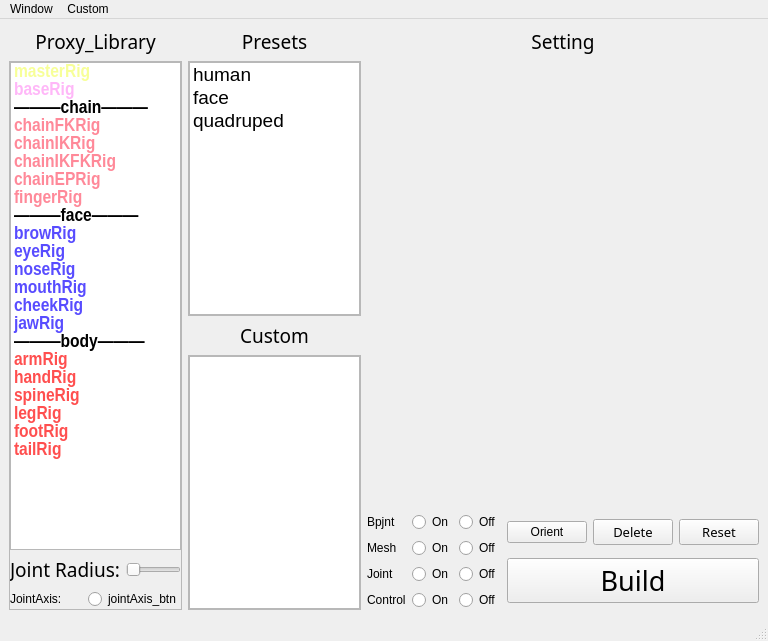
<?xml version="1.0" encoding="UTF-8"?>
<ui version="4.0">
 <class>MainWindow</class>
 <widget class="QMainWindow" name="MainWindow">
  <property name="geometry">
   <rect>
    <x>0</x>
    <y>0</y>
    <width>768</width>
    <height>641</height>
   </rect>
  </property>
  <property name="windowTitle">
   <string>MuZi_BindingSystem</string>
  </property>
  <widget class="QWidget" name="centralwidget">
   <layout class="QGridLayout" name="gridLayout">
    <item row="0" column="0">
     <layout class="QHBoxLayout" name="horizontalLayout">
      <item>
       <layout class="QVBoxLayout" name="proxy_layout">
        <property name="sizeConstraint">
         <enum>QLayout::SetDefaultConstraint</enum>
        </property>
        <item>
         <widget class="QLabel" name="proxy_label">
          <property name="enabled">
           <bool>true</bool>
          </property>
          <property name="sizePolicy">
           <sizepolicy hsizetype="Preferred" vsizetype="Preferred">
            <horstretch>0</horstretch>
            <verstretch>0</verstretch>
           </sizepolicy>
          </property>
          <property name="sizeIncrement">
           <size>
            <width>0</width>
            <height>0</height>
           </size>
          </property>
          <property name="font">
           <font>
            <family>Agency FB</family>
            <pointsize>14</pointsize>
           </font>
          </property>
          <property name="contextMenuPolicy">
           <enum>Qt::DefaultContextMenu</enum>
          </property>
          <property name="layoutDirection">
           <enum>Qt::LeftToRight</enum>
          </property>
          <property name="text">
           <string>Proxy_Library</string>
          </property>
          <property name="alignment">
           <set>Qt::AlignCenter</set>
          </property>
         </widget>
        </item>
        <item>
         <widget class="QScrollArea" name="scrollArea">
          <property name="widgetResizable">
           <bool>true</bool>
          </property>
          <widget class="QWidget" name="scrollAreaWidgetContents">
           <property name="geometry">
            <rect>
             <x>0</x>
             <y>0</y>
             <width>171</width>
             <height>525</height>
            </rect>
           </property>
           <layout class="QGridLayout" name="gridLayout_2">
            <property name="leftMargin">
             <number>0</number>
            </property>
            <property name="topMargin">
             <number>0</number>
            </property>
            <property name="rightMargin">
             <number>0</number>
            </property>
            <property name="bottomMargin">
             <number>0</number>
            </property>
            <item row="0" column="0">
             <layout class="QVBoxLayout" name="verticalLayout_2">
              <item>
               <widget class="QListWidget" name="proxy_widget">
                <property name="sizePolicy">
                 <sizepolicy hsizetype="Preferred" vsizetype="Expanding">
                  <horstretch>0</horstretch>
                  <verstretch>0</verstretch>
                 </sizepolicy>
                </property>
                <property name="baseSize">
                 <size>
                  <width>0</width>
                  <height>0</height>
                 </size>
                </property>
                <property name="font">
                 <font>
                  <family>Arial Narrow</family>
                  <pointsize>14</pointsize>
                  <weight>75</weight>
                  <italic>false</italic>
                  <bold>true</bold>
                 </font>
                </property>
                <property name="mouseTracking">
                 <bool>false</bool>
                </property>
                <property name="focusPolicy">
                 <enum>Qt::StrongFocus</enum>
                </property>
                <property name="layoutDirection">
                 <enum>Qt::LeftToRight</enum>
                </property>
                <property name="autoFillBackground">
                 <bool>false</bool>
                </property>
                <property name="styleSheet">
                 <string notr="true"/>
                </property>
                <property name="lineWidth">
                 <number>0</number>
                </property>
                <property name="autoScroll">
                 <bool>true</bool>
                </property>
                <property name="editTriggers">
                 <set>QAbstractItemView::DoubleClicked|QAbstractItemView::EditKeyPressed</set>
                </property>
                <property name="dragEnabled">
                 <bool>false</bool>
                </property>
                <property name="dragDropOverwriteMode">
                 <bool>false</bool>
                </property>
                <property name="dragDropMode">
                 <enum>QAbstractItemView::NoDragDrop</enum>
                </property>
                <property name="selectionMode">
                 <enum>QAbstractItemView::SingleSelection</enum>
                </property>
                <property name="selectionRectVisible">
                 <bool>false</bool>
                </property>
                <property name="sortingEnabled">
                 <bool>false</bool>
                </property>
                <item>
                 <property name="text">
                  <string>masterRig</string>
                 </property>
                 <property name="foreground">
                  <brush brushstyle="SolidPattern">
                   <color alpha="255">
                    <red>247</red>
                    <green>255</green>
                    <blue>152</blue>
                   </color>
                  </brush>
                 </property>
                </item>
                <item>
                 <property name="text">
                  <string>baseRig</string>
                 </property>
                 <property name="foreground">
                  <brush brushstyle="SolidPattern">
                   <color alpha="255">
                    <red>255</red>
                    <green>183</green>
                    <blue>248</blue>
                   </color>
                  </brush>
                 </property>
                </item>
                <item>
                 <property name="text">
                  <string>———chain———</string>
                 </property>
                 <property name="flags">
                  <set>NoItemFlags</set>
                 </property>
                </item>
                <item>
                 <property name="text">
                  <string>chainFKRig</string>
                 </property>
                 <property name="background">
                  <brush brushstyle="NoBrush">
                   <color alpha="255">
                    <red>0</red>
                    <green>0</green>
                    <blue>0</blue>
                   </color>
                  </brush>
                 </property>
                 <property name="foreground">
                  <brush brushstyle="SolidPattern">
                   <color alpha="255">
                    <red>255</red>
                    <green>137</green>
                    <blue>153</blue>
                   </color>
                  </brush>
                 </property>
                </item>
                <item>
                 <property name="text">
                  <string>chainIKRig</string>
                 </property>
                 <property name="foreground">
                  <brush brushstyle="SolidPattern">
                   <color alpha="255">
                    <red>255</red>
                    <green>137</green>
                    <blue>153</blue>
                   </color>
                  </brush>
                 </property>
                </item>
                <item>
                 <property name="text">
                  <string>chainIKFKRig</string>
                 </property>
                 <property name="font">
                  <font>
                   <kerning>true</kerning>
                  </font>
                 </property>
                 <property name="textAlignment">
                  <set>AlignLeading|AlignVCenter</set>
                 </property>
                 <property name="foreground">
                  <brush brushstyle="SolidPattern">
                   <color alpha="255">
                    <red>255</red>
                    <green>137</green>
                    <blue>153</blue>
                   </color>
                  </brush>
                 </property>
                </item>
                <item>
                 <property name="text">
                  <string>chainEPRig</string>
                 </property>
                 <property name="foreground">
                  <brush brushstyle="SolidPattern">
                   <color alpha="255">
                    <red>255</red>
                    <green>137</green>
                    <blue>153</blue>
                   </color>
                  </brush>
                 </property>
                </item>
                <item>
                 <property name="text">
                  <string>fingerRig</string>
                 </property>
                 <property name="foreground">
                  <brush brushstyle="SolidPattern">
                   <color alpha="255">
                    <red>255</red>
                    <green>137</green>
                    <blue>153</blue>
                   </color>
                  </brush>
                 </property>
                </item>
                <item>
                 <property name="text">
                  <string>———face———</string>
                 </property>
                 <property name="flags">
                  <set>NoItemFlags</set>
                 </property>
                </item>
                <item>
                 <property name="text">
                  <string>browRig</string>
                 </property>
                 <property name="foreground">
                  <brush brushstyle="SolidPattern">
                   <color alpha="255">
                    <red>88</red>
                    <green>76</green>
                    <blue>255</blue>
                   </color>
                  </brush>
                 </property>
                </item>
                <item>
                 <property name="text">
                  <string>eyeRig</string>
                 </property>
                 <property name="foreground">
                  <brush brushstyle="SolidPattern">
                   <color alpha="255">
                    <red>88</red>
                    <green>76</green>
                    <blue>255</blue>
                   </color>
                  </brush>
                 </property>
                </item>
                <item>
                 <property name="text">
                  <string>noseRig</string>
                 </property>
                 <property name="foreground">
                  <brush brushstyle="SolidPattern">
                   <color alpha="255">
                    <red>88</red>
                    <green>76</green>
                    <blue>255</blue>
                   </color>
                  </brush>
                 </property>
                </item>
                <item>
                 <property name="text">
                  <string>mouthRig</string>
                 </property>
                 <property name="foreground">
                  <brush brushstyle="SolidPattern">
                   <color alpha="255">
                    <red>88</red>
                    <green>76</green>
                    <blue>255</blue>
                   </color>
                  </brush>
                 </property>
                </item>
                <item>
                 <property name="text">
                  <string>cheekRig</string>
                 </property>
                 <property name="foreground">
                  <brush brushstyle="SolidPattern">
                   <color alpha="255">
                    <red>88</red>
                    <green>76</green>
                    <blue>255</blue>
                   </color>
                  </brush>
                 </property>
                </item>
                <item>
                 <property name="text">
                  <string>jawRig</string>
                 </property>
                 <property name="foreground">
                  <brush brushstyle="SolidPattern">
                   <color alpha="255">
                    <red>88</red>
                    <green>76</green>
                    <blue>255</blue>
                   </color>
                  </brush>
                 </property>
                </item>
                <item>
                 <property name="text">
                  <string>———body———</string>
                 </property>
                 <property name="flags">
                  <set>NoItemFlags</set>
                 </property>
                </item>
                <item>
                 <property name="text">
                  <string>armRig</string>
                 </property>
                 <property name="foreground">
                  <brush brushstyle="SolidPattern">
                   <color alpha="255">
                    <red>255</red>
                    <green>79</green>
                    <blue>79</blue>
                   </color>
                  </brush>
                 </property>
                </item>
                <item>
                 <property name="text">
                  <string>handRig</string>
                 </property>
                 <property name="foreground">
                  <brush brushstyle="SolidPattern">
                   <color alpha="255">
                    <red>255</red>
                    <green>79</green>
                    <blue>79</blue>
                   </color>
                  </brush>
                 </property>
                </item>
                <item>
                 <property name="text">
                  <string>spineRig</string>
                 </property>
                 <property name="foreground">
                  <brush brushstyle="SolidPattern">
                   <color alpha="255">
                    <red>255</red>
                    <green>79</green>
                    <blue>79</blue>
                   </color>
                  </brush>
                 </property>
                </item>
                <item>
                 <property name="text">
                  <string>legRig</string>
                 </property>
                 <property name="foreground">
                  <brush brushstyle="SolidPattern">
                   <color alpha="255">
                    <red>255</red>
                    <green>79</green>
                    <blue>79</blue>
                   </color>
                  </brush>
                 </property>
                </item>
                <item>
                 <property name="text">
                  <string>footRig</string>
                 </property>
                 <property name="foreground">
                  <brush brushstyle="SolidPattern">
                   <color alpha="255">
                    <red>255</red>
                    <green>79</green>
                    <blue>79</blue>
                   </color>
                  </brush>
                 </property>
                </item>
                <item>
                 <property name="text">
                  <string>tailRig</string>
                 </property>
                 <property name="foreground">
                  <brush brushstyle="SolidPattern">
                   <color alpha="255">
                    <red>255</red>
                    <green>79</green>
                    <blue>79</blue>
                   </color>
                  </brush>
                 </property>
                </item>
               </widget>
              </item>
              <item>
               <layout class="QHBoxLayout" name="horizontalLayout_4">
                <item>
                 <widget class="QLabel" name="jointRadius_label">
                  <property name="font">
                   <font>
                    <family>Agency FB</family>
                    <pointsize>14</pointsize>
                   </font>
                  </property>
                  <property name="text">
                   <string>Joint Radius:</string>
                  </property>
                 </widget>
                </item>
                <item>
                 <widget class="QSlider" name="jointRadius_Slider">
                  <property name="font">
                   <font>
                    <family>Agency FB</family>
                    <pointsize>14</pointsize>
                   </font>
                  </property>
                  <property name="contextMenuPolicy">
                   <enum>Qt::DefaultContextMenu</enum>
                  </property>
                  <property name="layoutDirection">
                   <enum>Qt::LeftToRight</enum>
                  </property>
                  <property name="minimum">
                   <number>1</number>
                  </property>
                  <property name="maximum">
                   <number>50</number>
                  </property>
                  <property name="orientation">
                   <enum>Qt::Horizontal</enum>
                  </property>
                 </widget>
                </item>
               </layout>
              </item>
              <item>
               <layout class="QHBoxLayout" name="horizontalLayout_5">
                <item>
                 <widget class="QLabel" name="jointAxis_label">
                  <property name="text">
                   <string>JointAxis:</string>
                  </property>
                 </widget>
                </item>
                <item>
                 <widget class="QRadioButton" name="radioButton">
                  <property name="text">
                   <string>jointAxis_btn</string>
                  </property>
                 </widget>
                </item>
               </layout>
              </item>
             </layout>
            </item>
           </layout>
          </widget>
         </widget>
        </item>
       </layout>
      </item>
      <item>
       <layout class="QVBoxLayout" name="verticalLayout_3">
        <item>
         <layout class="QVBoxLayout" name="preset_layout">
          <item>
           <widget class="QLabel" name="label">
            <property name="font">
             <font>
              <family>Agency FB</family>
              <pointsize>14</pointsize>
             </font>
            </property>
            <property name="text">
             <string>Presets</string>
            </property>
            <property name="alignment">
             <set>Qt::AlignCenter</set>
            </property>
           </widget>
          </item>
          <item>
           <widget class="QScrollArea" name="scrollArea_2">
            <property name="widgetResizable">
             <bool>true</bool>
            </property>
            <widget class="QWidget" name="scrollAreaWidgetContents_5">
             <property name="geometry">
              <rect>
               <x>0</x>
               <y>0</y>
               <width>169</width>
               <height>250</height>
              </rect>
             </property>
             <layout class="QGridLayout" name="gridLayout_5">
              <property name="leftMargin">
               <number>0</number>
              </property>
              <property name="topMargin">
               <number>0</number>
              </property>
              <property name="rightMargin">
               <number>0</number>
              </property>
              <property name="bottomMargin">
               <number>0</number>
              </property>
              <item row="0" column="0">
               <widget class="QListWidget" name="preset_widget">
                <property name="font">
                 <font>
                  <pointsize>14</pointsize>
                 </font>
                </property>
                <property name="styleSheet">
                 <string notr="true"/>
                </property>
                <property name="selectionMode">
                 <enum>QAbstractItemView::SingleSelection</enum>
                </property>
                <property name="selectionRectVisible">
                 <bool>false</bool>
                </property>
                <item>
                 <property name="text">
                  <string>human</string>
                 </property>
                </item>
                <item>
                 <property name="text">
                  <string>face</string>
                 </property>
                </item>
                <item>
                 <property name="text">
                  <string>quadruped</string>
                 </property>
                </item>
               </widget>
              </item>
             </layout>
            </widget>
           </widget>
          </item>
         </layout>
        </item>
        <item>
         <layout class="QVBoxLayout" name="custom_layout">
          <item>
           <widget class="QLabel" name="custom_label">
            <property name="font">
             <font>
              <family>Agency FB</family>
              <pointsize>14</pointsize>
             </font>
            </property>
            <property name="text">
             <string>Custom</string>
            </property>
            <property name="alignment">
             <set>Qt::AlignCenter</set>
            </property>
           </widget>
          </item>
          <item>
           <widget class="QScrollArea" name="scrollArea_3">
            <property name="widgetResizable">
             <bool>true</bool>
            </property>
            <widget class="QWidget" name="scrollAreaWidgetContents_3">
             <property name="geometry">
              <rect>
               <x>0</x>
               <y>0</y>
               <width>169</width>
               <height>250</height>
              </rect>
             </property>
             <property name="sizePolicy">
              <sizepolicy hsizetype="Preferred" vsizetype="Preferred">
               <horstretch>0</horstretch>
               <verstretch>0</verstretch>
              </sizepolicy>
             </property>
             <layout class="QGridLayout" name="gridLayout_4">
              <property name="leftMargin">
               <number>0</number>
              </property>
              <property name="topMargin">
               <number>0</number>
              </property>
              <property name="rightMargin">
               <number>0</number>
              </property>
              <property name="bottomMargin">
               <number>0</number>
              </property>
              <item row="1" column="0">
               <widget class="QListWidget" name="custom_widget">
                <property name="sizePolicy">
                 <sizepolicy hsizetype="Expanding" vsizetype="Expanding">
                  <horstretch>0</horstretch>
                  <verstretch>0</verstretch>
                 </sizepolicy>
                </property>
                <property name="font">
                 <font>
                  <family>Arial Narrow</family>
                  <pointsize>14</pointsize>
                 </font>
                </property>
                <property name="editTriggers">
                 <set>QAbstractItemView::AnyKeyPressed|QAbstractItemView::DoubleClicked|QAbstractItemView::EditKeyPressed</set>
                </property>
                <property name="dragEnabled">
                 <bool>true</bool>
                </property>
                <property name="dragDropOverwriteMode">
                 <bool>true</bool>
                </property>
                <property name="dragDropMode">
                 <enum>QAbstractItemView::InternalMove</enum>
                </property>
               </widget>
              </item>
             </layout>
            </widget>
           </widget>
          </item>
         </layout>
        </item>
       </layout>
      </item>
      <item>
       <layout class="QVBoxLayout" name="setting_layout">
        <item>
         <layout class="QVBoxLayout" name="verticalLayout_4">
          <item>
           <widget class="QLabel" name="label_3">
            <property name="font">
             <font>
              <family>Agency FB</family>
              <pointsize>14</pointsize>
             </font>
            </property>
            <property name="text">
             <string>Setting</string>
            </property>
            <property name="alignment">
             <set>Qt::AlignCenter</set>
            </property>
           </widget>
          </item>
          <item>
           <widget class="QStackedWidget" name="setting_stack">
            <widget class="QWidget" name="Page1">
             <layout class="QVBoxLayout" name="set_layout">
              <property name="topMargin">
               <number>9</number>
              </property>
              <property name="bottomMargin">
               <number>9</number>
              </property>
             </layout>
            </widget>
           </widget>
          </item>
         </layout>
        </item>
        <item>
         <layout class="QVBoxLayout" name="verticalLayout">
          <property name="spacing">
           <number>6</number>
          </property>
          <item>
           <layout class="QHBoxLayout" name="horizontalLayout_3">
            <item>
             <layout class="QVBoxLayout" name="verticalLayout_5">
              <item>
               <layout class="QHBoxLayout" name="horizontalLayout_8">
                <item>
                 <widget class="QLabel" name="bpjnt_label">
                  <property name="layoutDirection">
                   <enum>Qt::LeftToRight</enum>
                  </property>
                  <property name="text">
                   <string>Bpjnt</string>
                  </property>
                 </widget>
                </item>
                <item>
                 <widget class="QRadioButton" name="bpjnt_on_radio">
                  <property name="text">
                   <string>On</string>
                  </property>
                 </widget>
                </item>
                <item>
                 <widget class="QRadioButton" name="bpjnt_off_radio">
                  <property name="text">
                   <string>Off</string>
                  </property>
                 </widget>
                </item>
               </layout>
              </item>
              <item>
               <layout class="QHBoxLayout" name="horizontalLayout_7">
                <item>
                 <widget class="QLabel" name="mesh_label">
                  <property name="text">
                   <string>Mesh</string>
                  </property>
                 </widget>
                </item>
                <item>
                 <widget class="QRadioButton" name="mesh_on_radio">
                  <property name="text">
                   <string>On</string>
                  </property>
                 </widget>
                </item>
                <item>
                 <widget class="QRadioButton" name="mesh_off_radio">
                  <property name="text">
                   <string>Off</string>
                  </property>
                 </widget>
                </item>
               </layout>
              </item>
              <item>
               <layout class="QHBoxLayout" name="horizontalLayout_6">
                <item>
                 <widget class="QLabel" name="joint_label">
                  <property name="text">
                   <string>Joint</string>
                  </property>
                 </widget>
                </item>
                <item>
                 <widget class="QRadioButton" name="joint_on_radio">
                  <property name="text">
                   <string>On</string>
                  </property>
                 </widget>
                </item>
                <item>
                 <widget class="QRadioButton" name="joint_off_radio">
                  <property name="text">
                   <string>Off</string>
                  </property>
                 </widget>
                </item>
               </layout>
              </item>
              <item>
               <layout class="QHBoxLayout" name="horizontalLayout_2">
                <item>
                 <widget class="QLabel" name="control_label">
                  <property name="text">
                   <string>Control</string>
                  </property>
                 </widget>
                </item>
                <item>
                 <widget class="QRadioButton" name="control_on_radio">
                  <property name="text">
                   <string>On</string>
                  </property>
                 </widget>
                </item>
                <item>
                 <widget class="QRadioButton" name="control_off_radio">
                  <property name="text">
                   <string>Off</string>
                  </property>
                 </widget>
                </item>
               </layout>
              </item>
             </layout>
            </item>
            <item>
             <layout class="QVBoxLayout" name="verticalLayout_6">
              <item>
               <layout class="QHBoxLayout" name="horizontalLayout_9">
                <item>
                 <widget class="QPushButton" name="orient_button">
                  <property name="text">
                   <string>Orient</string>
                  </property>
                 </widget>
                </item>
                <item>
                 <widget class="QPushButton" name="delete_button">
                  <property name="font">
                   <font>
                    <family>Agency FB</family>
                    <pointsize>10</pointsize>
                   </font>
                  </property>
                  <property name="text">
                   <string>Delete</string>
                  </property>
                 </widget>
                </item>
                <item>
                 <widget class="QPushButton" name="ctrl_button">
                  <property name="font">
                   <font>
                    <family>Agency FB</family>
                    <pointsize>10</pointsize>
                   </font>
                  </property>
                  <property name="text">
                   <string>Reset</string>
                  </property>
                 </widget>
                </item>
               </layout>
              </item>
              <item>
               <widget class="QPushButton" name="build_button">
                <property name="font">
                 <font>
                  <family>Agency FB</family>
                  <pointsize>20</pointsize>
                 </font>
                </property>
                <property name="text">
                 <string>Build</string>
                </property>
               </widget>
              </item>
             </layout>
            </item>
           </layout>
          </item>
         </layout>
        </item>
       </layout>
      </item>
     </layout>
    </item>
   </layout>
  </widget>
  <widget class="QMenuBar" name="menubar">
   <property name="geometry">
    <rect>
     <x>0</x>
     <y>0</y>
     <width>768</width>
     <height>23</height>
    </rect>
   </property>
   <widget class="QMenu" name="menuWindow">
    <property name="title">
     <string>Window</string>
    </property>
    <addaction name="actionRefersh"/>
   </widget>
   <widget class="QMenu" name="menuCustom">
    <property name="title">
     <string>Custom</string>
    </property>
    <addaction name="action_Mirror_select"/>
    <addaction name="action_Mirror"/>
    <addaction name="separator"/>
    <addaction name="action_Upward"/>
    <addaction name="action_Lowward"/>
    <addaction name="action_Rename"/>
    <addaction name="separator"/>
    <addaction name="action_Delete"/>
    <addaction name="action_Clear"/>
   </widget>
   <addaction name="menuWindow"/>
   <addaction name="menuCustom"/>
  </widget>
  <widget class="QStatusBar" name="statusbar"/>
  <action name="actionRefersh">
   <property name="text">
    <string>refersh</string>
   </property>
  </action>
  <action name="action_Mirror_select">
   <property name="text">
    <string>Mirror_selection</string>
   </property>
  </action>
  <action name="action_Mirror">
   <property name="text">
    <string>Mirror_All</string>
   </property>
  </action>
  <action name="action_Upward">
   <property name="text">
    <string>Upward</string>
   </property>
  </action>
  <action name="action_Lowward">
   <property name="text">
    <string>Downward</string>
   </property>
  </action>
  <action name="action_Rename">
   <property name="text">
    <string>Rename</string>
   </property>
  </action>
  <action name="action_Delete">
   <property name="text">
    <string>Delete</string>
   </property>
  </action>
  <action name="action_Clear">
   <property name="text">
    <string>Clear</string>
   </property>
  </action>
 </widget>
 <resources/>
 <connections/>
</ui>
